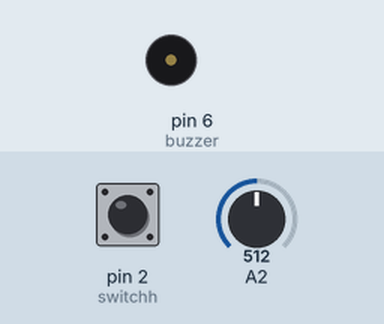
Simulated run of this sketch. Board: Arduino Leonardo, built with avr-gcc and run on an emulated ATmega32U4. Shown: buzzer (waves = sounding, pin HIGH). The test bench sets the inputs (shaded band); at power-on: pin 2 (switchh) HIGH, A2 = 512. USB keyboard and mouse output is not drawn; what the sketch prints to the serial monitor is not drawn.

Above: at 1.2 s.
1.3 s: pin 2 (switchh) pulled LOW for 0.15 s
4.4 s: A2 set to 0
7.4 s: pin 2 (switchh) pulled LOW for 0.15 s
10.5 s: pin 2 (switchh) driven LOW
13.5 s: A2 set to 894
15.0 s: A2 set to 917
At 15.2 s:
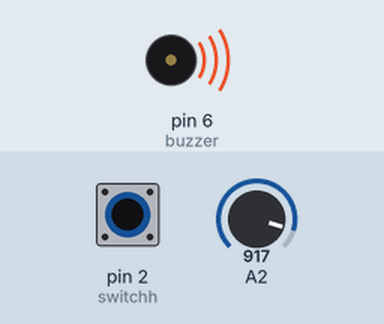
Timing chart, 0 to 18.0 s (numbered marks = the images above; inputs shaded):
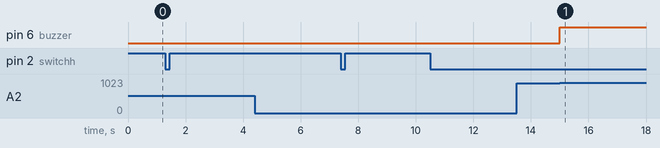

The sketch:

Dinosor_Game_Controller.ino
```cpp
#include <Keyboard.h>


const int switchh = 2;
const int buzzer = 6;
int buttonState = 1;

int forceThreshold = 900;

void setup() {


  Keyboard.begin();
  Serial.begin(9600);

  pinMode(switchh, INPUT);
  pinMode(buzzer, OUTPUT);

  digitalWrite(switchh, HIGH);
  digitalWrite(buzzer, LOW);

}

void loop() {

  buttonState = digitalRead(switchh);
  //  Serial.println(buttonState);

  int forceValue = analogRead(A2);
  Serial.print(" force: ");
  Serial.println(forceValue);
  //Serial.print(" force: ");
  //   Serial.println(buttonState);

  if (buttonState == 0) {

    if (forceValue > forceThreshold) {
      Keyboard.press(' ');
      //      Keyboard.println("How are u?");
      digitalWrite(buzzer, HIGH);
      delay(200);

    }
    else {
      Keyboard.releaseAll();
      digitalWrite(buzzer, LOW);
    }

  }
  else {
    Keyboard.releaseAll();
    digitalWrite(buzzer, LOW);
  }

  Keyboard.releaseAll();
  digitalWrite(buzzer, LOW);

}
```

Measured:
- the behaviour switches between 900 and 901 on A2 (found by bisection; images 0 and 1)
- after the input at 15.0 s, pin 6 (buzzer): LOW → HIGH at once
